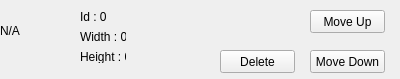
<?xml version="1.0" encoding="UTF-8"?>
<ui version="4.0">
 <class>frame_widget</class>
 <widget class="QWidget" name="frame_widget">
  <property name="geometry">
   <rect>
    <x>0</x>
    <y>0</y>
    <width>400</width>
    <height>79</height>
   </rect>
  </property>
  <property name="windowTitle">
   <string>Form</string>
  </property>
  <widget class="QLabel" name="lbl_frame_img">
   <property name="geometry">
    <rect>
     <x>0</x>
     <y>0</y>
     <width>71</width>
     <height>61</height>
    </rect>
   </property>
   <property name="text">
    <string>N/A</string>
   </property>
  </widget>
  <widget class="QLabel" name="lbl_id">
   <property name="geometry">
    <rect>
     <x>80</x>
     <y>10</y>
     <width>46</width>
     <height>13</height>
    </rect>
   </property>
   <property name="text">
    <string>Id : 0</string>
   </property>
  </widget>
  <widget class="QLabel" name="lbl_width">
   <property name="geometry">
    <rect>
     <x>80</x>
     <y>30</y>
     <width>46</width>
     <height>13</height>
    </rect>
   </property>
   <property name="text">
    <string>Width : 0</string>
   </property>
  </widget>
  <widget class="QLabel" name="lbl_height">
   <property name="geometry">
    <rect>
     <x>80</x>
     <y>50</y>
     <width>46</width>
     <height>13</height>
    </rect>
   </property>
   <property name="text">
    <string>Height : 0</string>
   </property>
  </widget>
  <widget class="QPushButton" name="btn_delete_frame">
   <property name="geometry">
    <rect>
     <x>220</x>
     <y>50</y>
     <width>75</width>
     <height>23</height>
    </rect>
   </property>
   <property name="text">
    <string>Delete</string>
   </property>
  </widget>
  <widget class="QPushButton" name="btn_move_up">
   <property name="geometry">
    <rect>
     <x>310</x>
     <y>10</y>
     <width>75</width>
     <height>23</height>
    </rect>
   </property>
   <property name="text">
    <string>Move Up</string>
   </property>
  </widget>
  <widget class="QPushButton" name="btn_move_down">
   <property name="geometry">
    <rect>
     <x>310</x>
     <y>50</y>
     <width>75</width>
     <height>23</height>
    </rect>
   </property>
   <property name="text">
    <string>Move Down</string>
   </property>
  </widget>
 </widget>
 <resources/>
 <connections/>
</ui>
